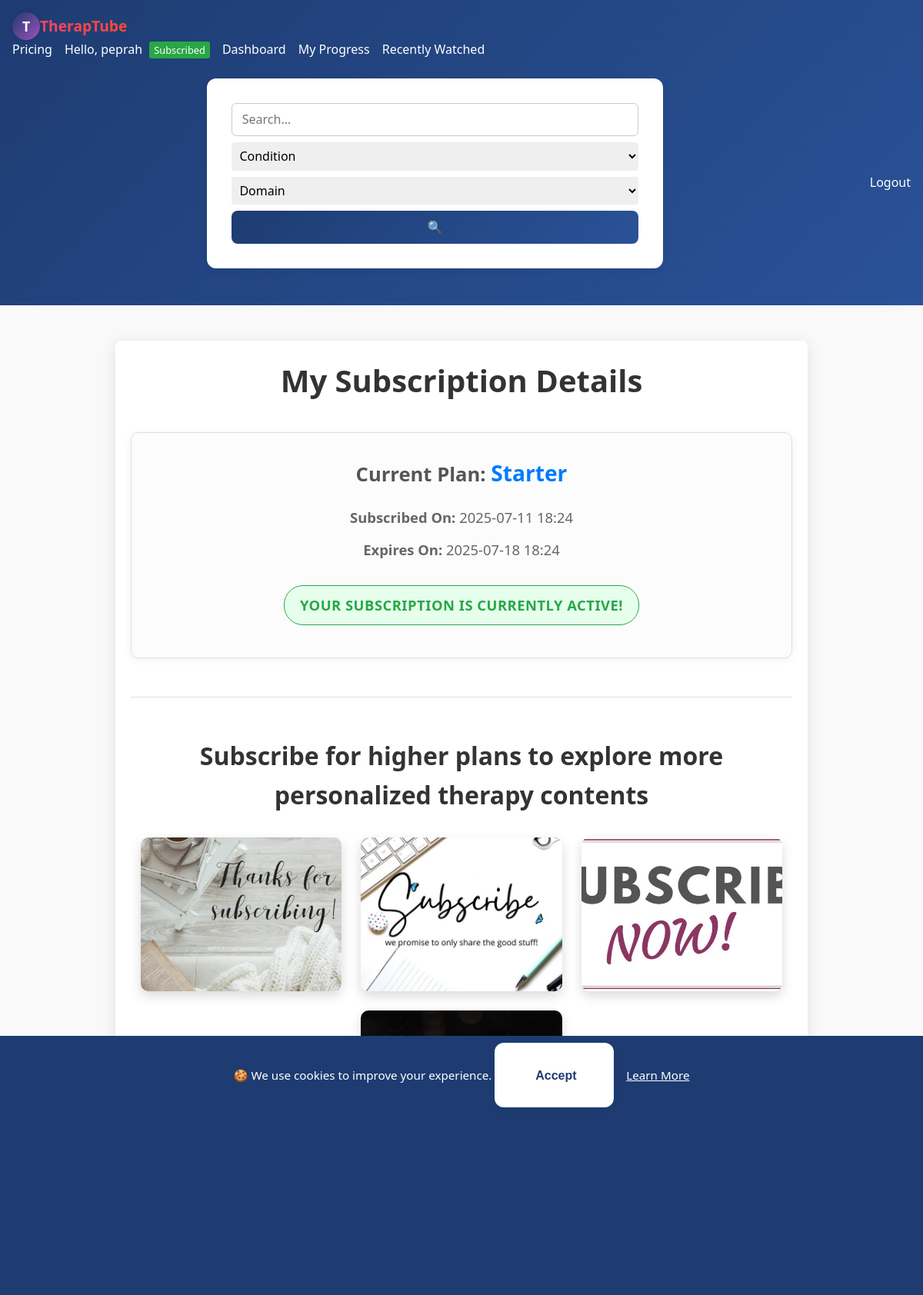
/my_subscription (signed in), run on the app's committed database.
### app.py (models this page shows, shortened)
class User(db.Model, UserMixin):
    id = db.Column(db.Integer, primary_key=True)
    username = db.Column(db.String(80), unique=True, nullable=False)
    email    = db.Column(db.String(120), unique=True)
    invite_code_used = db.Column(db.String(36))
    password_hash = db.Column(db.String(128), nullable=False)
    role = db.Column(db.String(32), nullable=False)

class Plan(db.Model):
    id = db.Column(db.Integer, primary_key=True)
    name = db.Column(db.String(100), nullable=False)
    amount_pesewas = db.Column(db.Integer, nullable=False)  # 1000 = GHS 10
    interval_days = db.Column(db.Integer, nullable=False, default=30)
    is_active = db.Column(db.Boolean, default=True)

class Subscription(db.Model):
    id = db.Column(db.Integer, primary_key=True)
    user_id = db.Column(db.Integer, db.ForeignKey('user.id'), nullable=False)
    plan_id = db.Column(db.Integer, db.ForeignKey('plan.id'), nullable=False)
    ref = db.Column(db.String(100), nullable=False, unique=True)
    timestamp = db.Column(db.DateTime, default=datetime.utcnow)
    expires_at = db.Column(db.DateTime)
    user = db.relationship('User', backref=db.backref('subscriptions', lazy=True))
    plan = db.relationship('Plan')

### app.py (the view, shortened to what this page needs)
@app.route('/my_subscription')
@login_required # Only logged-in users can see their subscription details
def my_subscription():
    current_utc_year = datetime.now(timezone.utc).year
    latest_subscription = Subscription.query.filter_by(user_id=current_user.id)\
                                            .order_by(Subscription.timestamp.desc())\
                                            .first()
    return render_template('my_subscription.html',
                            subscription=latest_subscription, taxonomy=TAXONOMY, current_year=current_utc_year, datetime=datetime)

### app.py (called while the page is built)
@app.context_processor
def inject_global_data():
    has_sub = False
    if current_user.is_authenticated:
        has_sub = has_active_subscription(current_user)
    return {
        'app_version': APP_VERSION,  # Assuming APP_VERSION is defined globally or from config
        'utc_now': datetime.now(timezone.utc),
        'has_active_subscription': has_active_subscription, # Make the function itself available
        'current_user': current_user, # Flask-Login usually injects this, but explicit is fine
        'user_has_active_subscription': has_sub # A boolean flag for simpler checks in templates
    }

@login_manager.user_loader
def load_user(user_id):
    return User.query.get(int(user_id))

def has_active_subscription(user):
    if not user.is_authenticated or user.role != 'client':
        return False
    latest = Subscription.query.filter_by(user_id=user.id).order_by(Subscription.timestamp.desc()).first()
    if not latest:
        return False
    return latest.expires_at >= datetime.utcnow()

### templates/my_subscription.html (shortened to what this page needs)
{% extends 'base.html' %}
{% block content %}
<link rel="stylesheet" href="{{ url_for('static', filename='my_subscription.css') }}">
<div class="container my-subscription-page">
    <h1>My Subscription Details</h1>
    {% if subscription %}
    <div class="subscription-details-card">
        <h3>Current Plan: <span class="plan-name">{{ subscription.plan.name }}</span></h3>
        <p><strong>Subscribed On:</strong> {{ subscription.timestamp.strftime('%Y-%m-%d %H:%M') }}</p>
        <p><strong>Expires On:</strong> {{ subscription.expires_at.strftime('%Y-%m-%d %H:%M') }}</p>
        {% if subscription.expires_at < datetime.utcnow() %}
            <p class="status-message expired">Your subscription has expired. Please renew to continue accessing content.</p>
            <a href="{{ url_for('pricing') }}" class="button primary-button">Renew Your Plan</a>
        {% else %}
            <p class="status-message active">Your subscription is currently active!</p>
        {% endif %}
    </div>
    {% else %}
    <div class="no-subscription-card">
        <p>You currently do not have an active subscription.</p>
        <a href="{{ url_for('pricing') }}" class="button primary-button">Browse Plans</a>
    </div>
    {% endif %}
    <hr>
    <div class="fancy-section">
        <h2>Subscribe for higher plans to explore more personalized therapy contents</h2>
        <div class="static-media-gallery">
            <img src="{{ url_for('static', filename='images/subscribe_img1.jpeg') }}" alt="Placeholder Image 1" class="gallery-item">
            <img src="{{ url_for('static', filename='images/subscribe_img2.jpeg') }}" alt="Placeholder Image 2" class="gallery-item">
            <img src="{{ url_for('static', filename='images/subscribe_img3.jpeg') }}" alt="Placeholder Image 3" class="gallery-item">
        </div>
    </div>
</div>
{% endblock %}

### templates/base.html (shortened to what this page needs)
<!doctype html>
<html lang="en">
<head>
    <link rel="stylesheet" href="{{ url_for('static', filename='style.css') }}">
</head>
<body>
    <nav class="navbar">
        <div class="nav-brand">
            {% if current_user.is_authenticated %}
                {% if current_user.role == 'client' %}
                    <a href="{{ url_for('client_dashboard') }}">
                        <div class="logo-circle animate-spin">
                            <span class="logo-text">T</span>
                        </div>
                        <span class="brand-text">TherapTube</span>
                    </a>
                {% endif %}
            {% endif %}
        </div>
        <div class="nav-links">
            <a href="{{ url_for('pricing') }}">Pricing</a>
            {% if current_user.is_authenticated %}
                <span class="user-greet">Hello, {{ current_user.username }}
                    {% if current_user.role == 'client' %}
                        {% if has_active_subscription(current_user) %}
                            <a href="{{ url_for('my_subscription') }}" class="sub-status active clickable-badge">
                                Subscribed
                            </a>
                        {% else %}
                            <a href="{{ url_for('my_subscription') }}" class="sub-status expired clickable-badge">
                                Expired
                            </a>
                            <a href="{{ url_for('pricing') }}" class="button subscribe-btn">Renew Plan</a>
                        {% endif %}
                    {% endif %}
                </span>
                {% if current_user.role == 'client' %}
                    <a href="{{ url_for('client_dashboard') }}">Dashboard</a>
                    {% if has_active_subscription(current_user) %}
                        <a href="{{ url_for('progress') }}">My Progress</a>
                        <a href="{{ url_for('recent') }}">Recently Watched</a>
                        <form action="{{ url_for('search') }}" method="get" class="search-form">
                            <input type="text" name="q" placeholder="Search…" value="{{ request.args.get('q','') }}">
                            <select name="condition" aria-label="Select a condition">
                                <option value="">Condition</option>
                            </select>
                            <select name="otpf_domain" aria-label="Select an OTPF domain">
                                <option value="">Domain</option>
                            </select>
                            <button type="submit" class="search-btn">🔍</button>
                        </form>
                    {% endif %}
                {% endif %}
                <a href="{{ url_for('logout') }}">Logout</a>
            {% else %}
                <a href="{{ url_for('login') }}">Login</a>
                <a href="{{ url_for('register') }}">Register</a>
            {% endif %}
        </div>
    </nav>
    <div class="container">
        {% block content %}{% endblock %}
    </div>
    <footer class="footer sticky-footer">
        <div class="footer-top">
            <span>&copy; {{ current_year }} TherapTube</span>
            <span>Version {{ app_version }}</span>
            <span>Designed by Atom De Legend</span>
            <span>
                <a href="mailto:info@example.com">Contact</a> |
                <a href="{{ url_for('privacy') }}">Privacy</a> |
                <a href="{{ url_for('terms') }}">Terms</a> |
                <a href="{{ url_for('cookies') }}">Cookies</a> |
                <a href="{{ url_for('about') }}">About</a>
            </span>
        </div>
    </footer>
    {% if not request.cookies.get('cookies_accepted') %}
        <div id="cookie-banner" class="cookie-banner">
            🍪 We use cookies to improve your experience.
            <form method="post" action="{{ url_for('accept_cookies') }}" style="display:inline;">
                <button type="submit">Accept</button>
            </form>
            <a href="{{ url_for('cookies') }}">Learn More</a>
        </div>
    {% endif %}
</body>

### static/style.css (style rules this page uses)
:root { --color-primary: #1e3c72; --color-primary-light: #2a5298; --color-accent: #9d50bb; --color-accent-dark: #6e48aa; --color-bg: #f9f9f9; --color-text: #222; --color-white: #fff; --gradient-primary: linear-gradient(135deg, var(--color-primary), var(--color-primary-light)); --gradient-accent: linear-gradient(135deg, var(--color-accent), var(--color-accent-dark)); }
* { margin: 0; padding: 0; box-sizing: border-box; }
body { font-family: 'Segoe UI', sans-serif; background: var(--color-bg); color: var(--color-text); line-height: 1.6; }
a { text-decoration: none; color: var(--color-primary); transition: 0.3s ease; }
.container { max-width: 1200px; margin: auto; padding: 1rem; }
.navbar { background: var(--gradient-primary); padding: 1rem; display: flex; flex-wrap: wrap; align-items: center; justify-content: space-between; position: sticky; top: 0; z-index: 1000; }
.nav-brand { display: flex; align-items: center; gap: 0.5rem; }
.nav-brand a { display: flex; align-items: center; text-decoration: none; color: var(--color-primary); font-size: 1.4rem; font-weight: bold; }
.logo-circle { width: 36px; height: 36px; background: linear-gradient(135deg, var(--color-primary), var(--color-accent)); border-radius: 50%; display: flex; justify-content: center; align-items: center; box-shadow: 0 0 6px rgba(0,0,0,0.15); }
.logo-text { color: #fff; font-weight: bold; font-size: 1.1rem; font-family: 'Segoe UI', sans-serif; }
.animate-spin { animation: slowSpin 6s linear infinite; }
.brand-text { font-weight: bold; font-size: 1.2rem; background: linear-gradient(45deg, #ff416c, #ff4b2b); -webkit-background-clip: text; background-clip: text; -webkit-text-fill-color: transparent; font-family: 'Segoe UI', sans-serif; }
.nav-links { display: flex; flex-wrap: wrap; gap: 1rem; align-items: center; }
.nav-links a, .user-greet { color: var(--color-white); font-weight: 500; }
.search-form { display: flex; flex-wrap: wrap; gap: 0.5rem; margin-top: 0.5rem; }
.search-form input, .search-form select { padding: 0.4rem; border-radius: 4px; border: none; outline: none; }
.search-form input { flex: 1; min-width: 150px; }
.footer { background: var(--gradient-accent); color: var(--color-white); text-align: center; padding: 1rem 0; margin-top: 2rem; }
.footer-top span { display: block; margin: 0.3rem 0; }
.footer-top a { color: var(--color-white); font-weight: 500; }
.sticky-footer { position: fixed; bottom: 0; left: 0; right: 0; background: var(--color-primary); color: var(--color-white); text-align: center; padding: 0.75rem 1rem; font-size: 0.9rem; z-index: 1000; box-shadow: 0 -2px 8px rgba(0,0,0,0.05); }
.container { padding-bottom: 120px; }
form { background: var(--color-white); max-width: 600px; margin: 2rem auto; padding: 2rem; border-radius: 12px; box-shadow: 0 4px 12px rgba(0,0,0,0.05); display: flex; flex-direction: column; gap: 1.25rem; }
input[type="text"], textarea, select, input[type="file"] { padding: 0.6rem 0.8rem; border: 1px solid #ccc; border-radius: 6px; font-size: 1rem; font-family: inherit; width: 100%; }
button[type="submit"] { background: var(--gradient-primary); color: var(--color-white); padding: 0.75rem 1.5rem; border: none; border-radius: 8px; font-weight: bold; font-size: 1rem; cursor: pointer; transition: background 0.3s ease; }
h2 { font-size: 1.4rem; margin-bottom: 1rem; color: #1e3a8a; }
.cookie-banner { position: fixed; bottom: 0; left: 0; width: 100%; height: 20%; background: var(--color-primary); color: #fff; padding: 1rem; text-align: center; z-index: 9999; font-size: 0.95rem; }
.cookie-banner button { margin-left: 0.5rem; margin-top: 1.3rem; background: #fff; color: var(--color-primary); border: none; padding: 0.4rem 0.8rem; border-radius: 4px; cursor: pointer; }
.cookie-banner a { color: #fff; margin-left: 1rem; text-decoration: underline; }

### templates/base.html (style rules this page uses)
.sub-status { font-size: 0.8em; padding: 2px 6px; border-radius: 3px; margin-left: 5px; vertical-align: middle; font-weight: normal; }
.sub-status.active { background-color: #28a745; color: white; }

### data on the page
User: username "peprah"
Plan: plan.name "Starter"
Subscription: timestamp "2025-07-11 18:24", expires_at "2025-07-18 18:24"
